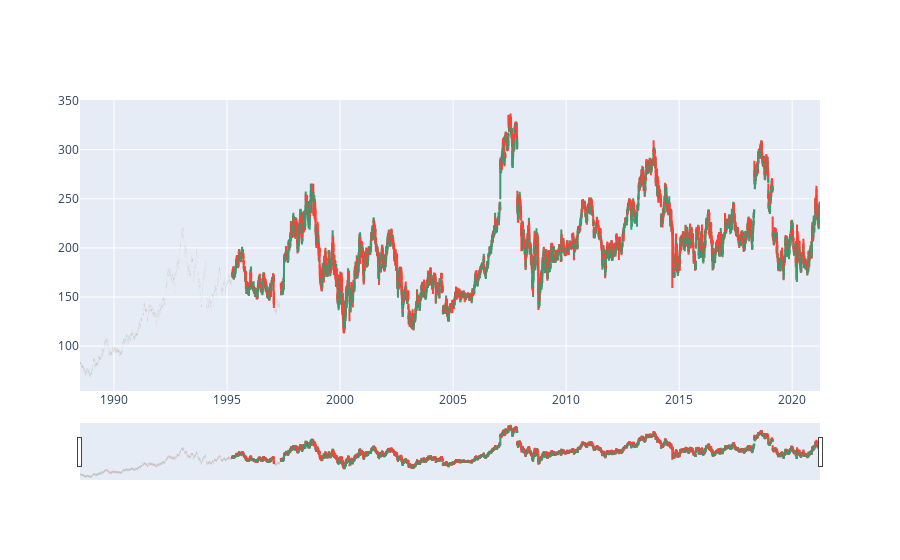

Write notebook code for a chart like this one.
### Code cell
candel_plot('SBRY.L')

### Figure 1 — Plotly figure (JSON) as saved in the notebook; plotly's stock layout.template omitted (floating-point values rounded to 4 significant figures; data arrays with more than 128 entries replaced by an {"elided": "..."} marker saying what was removed)
{"data": [{"close": {"elided": "8403 float values"}, "high": {"elided": "8403 float values"}, "low": {"elided": "8403 float values"}, "open": {"elided": "8403 float values"}, "type": "candlestick", "x": {"elided": "8403 str values"}}], "layout": {}}
